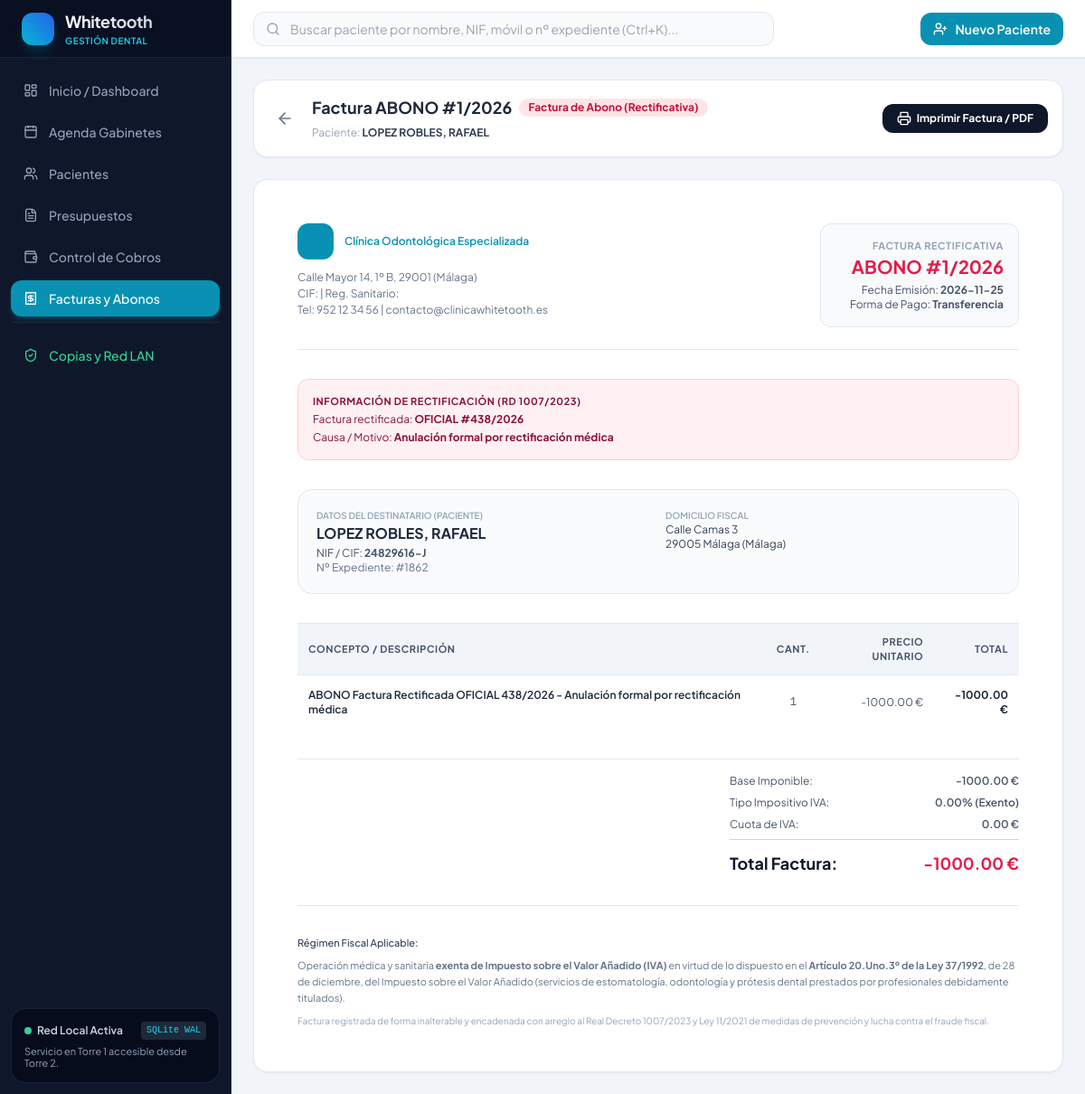
/facturas/3/imprimir, run on the app's committed database.
### tables this page shows
CREATE TABLE facturas (
        id INTEGER PRIMARY KEY AUTOINCREMENT,
        paciente_id INTEGER NOT NULL REFERENCES pacientes(id),
        serie TEXT NOT NULL DEFAULT 'OFICIAL',
        numero_factura INTEGER NOT NULL,
        anio INTEGER NOT NULL,
        fecha_factura DATE NOT NULL,
        tipo_factura TEXT DEFAULT 'ordinaria' CHECK(tipo_factura IN ('ordinaria', 'abono_rectificativa')),
        factura_rectificada_id INTEGER REFERENCES facturas(id),
        motivo_rectificacion TEXT,
        base_imponible REAL NOT NULL,
        porcentaje_iva REAL DEFAULT 0.0,
        importe_iva REAL DEFAULT 0.0,
        total_factura REAL NOT NULL,
        forma_cobro_predeterminada TEXT DEFAULT 'Tarjeta',
        estado_pago TEXT DEFAULT 'cobrada' CHECK(estado_pago IN ('cobrada', 'pendiente_parcial', 'impagada')),
        bloqueada INTEGER DEFAULT 1,
        created_at TIMESTAMP DEFAULT CURRENT_TIMESTAMP,
        UNIQUE(serie, numero_factura, anio)
    );

CREATE TABLE pacientes (
        id INTEGER PRIMARY KEY AUTOINCREMENT,
        numero_expediente INTEGER UNIQUE,
        nombre TEXT NOT NULL,
        apellidos TEXT NOT NULL,
        nif_cif TEXT,
        fecha_nacimiento DATE,
        telefono_fijo TEXT,
        telefono_movil TEXT NOT NULL,
        email TEXT,
        direccion TEXT,
        codigo_postal TEXT,
        poblacion TEXT,
        provincia TEXT,
        tipo_paciente TEXT DEFAULT 'general' CHECK(tipo_paciente IN ('general', 'aseguradora', 'infantil', 'vip')),
        aseguradora_nombre TEXT,
        numero_poliza TEXT,
        alergias TEXT,
        antecedentes_medicos TEXT,
        consentimiento_rgpd_firmado INTEGER DEFAULT 0,
        fecha_consentimiento_rgpd TIMESTAMP,
        estado TEXT DEFAULT 'alta' CHECK(estado IN ('alta', 'baja')),
        motivo_consulta TEXT,
        notas_administrativas TEXT,
        created_at TIMESTAMP DEFAULT CURRENT_TIMESTAMP,
        updated_at TIMESTAMP DEFAULT CURRENT_TIMESTAMP
    );

CREATE TABLE clinica (
        id INTEGER PRIMARY KEY AUTOINCREMENT,
        nombre_comercial TEXT NOT NULL,
        nombre_fiscal TEXT NOT NULL,
        cif_nif TEXT NOT NULL,
        direccion TEXT,
        codigo_postal TEXT,
        ciudad TEXT,
        provincia TEXT,
        telefono TEXT,
        email TEXT,
        texto_legal_factura TEXT,
        texto_legal_rgpd TEXT,
        serie_factura TEXT DEFAULT 'OFICIAL',
        serie_abono TEXT DEFAULT 'ABONO',
        created_at TIMESTAMP DEFAULT CURRENT_TIMESTAMP
    );

CREATE TABLE factura_lineas (
        id INTEGER PRIMARY KEY AUTOINCREMENT,
        factura_id INTEGER NOT NULL REFERENCES facturas(id) ON DELETE RESTRICT,
        tratamiento_paciente_id INTEGER REFERENCES tratamientos_paciente(id),
        concepto TEXT NOT NULL,
        pieza_fdi INTEGER,
        cantidad INTEGER DEFAULT 1,
        precio_unitario REAL NOT NULL,
        descuento REAL DEFAULT 0.0,
        total_linea REAL NOT NULL
    );

### app/routers/facturacion.py (the view)
@router.get("/{factura_id}/imprimir", response_class=HTMLResponse)
def imprimir_factura(request: Request, factura_id: int):
    conn = get_db_connection()
    fac = conn.execute("""
        SELECT f.*,
               p.nombre as paciente_nombre, p.apellidos as paciente_apellidos,
               p.nif_cif as paciente_nif, p.direccion as paciente_direccion,
               p.codigo_postal as paciente_cp, p.poblacion as paciente_poblacion, p.provincia as paciente_provincia,
               p.numero_expediente as paciente_expediente,
               rf.numero_factura as rectificada_numero, rf.serie as rectificada_serie, rf.anio as rectificada_anio
        FROM facturas f
        JOIN pacientes p ON f.paciente_id = p.id
        LEFT JOIN facturas rf ON f.factura_rectificada_id = rf.id
        WHERE f.id = ?
    """, (factura_id,)).fetchone()
    if not fac:
        conn.close()
        raise HTTPException(status_code=404, detail="Factura no encontrada")
    lineas = conn.execute("SELECT * FROM factura_lineas WHERE factura_id = ?", (factura_id,)).fetchall()
    clinica = conn.execute("SELECT * FROM clinica LIMIT 1;").fetchone()
    conn.close()
    from fastapi.templating import Jinja2Templates
    templates = Jinja2Templates(directory="app/templates")
    return templates.TemplateResponse(request=request, name="factura_detalle.html", context={
        "f": fac,
        "lineas": lineas,
        "clinica": clinica
    })

### app/templates/factura_detalle.html (shortened to what this page needs)
{% extends "base.html" %}
{% block content %}
<div class="space-y-6 max-w-4xl mx-auto">
    <div class="no-print bg-white rounded-2xl shadow-sm border border-slate-200 p-4 flex flex-col sm:flex-row sm:items-center justify-between gap-4">
        <div class="flex items-center gap-3">
            <a href="/facturas" class="p-2 rounded-xl hover:bg-slate-100 text-slate-500 transition-colors">
                <i data-lucide="arrow-left" class="w-5 h-5"></i>
            </a>
            <div>
                <div class="flex items-center gap-2">
                    <h1 class="text-lg font-bold text-slate-800">Factura {{ f.serie }} #{{ f.numero_factura }}/{{ f.anio }}</h1>
                    {% if f.tipo_factura == 'abono_rectificativa' %}
                    <span class="px-2.5 py-0.5 rounded-full text-xs font-bold bg-rose-100 text-rose-700">Factura de Abono (Rectificativa)</span>
                    {% else %}
                    <span class="px-2.5 py-0.5 rounded-full text-xs font-bold bg-emerald-100 text-emerald-700">Factura Ordinaria</span>
                    {% endif %}
                </div>
                <span class="text-xs text-slate-400">Paciente: <a href="/pacientes/{{ f.paciente_id }}" class="hover:underline font-bold text-slate-700">{{ f.paciente_apellidos }}, {{ f.paciente_nombre }}</a></span>
            </div>
        </div>
        <div class="flex items-center gap-2">
            <button onclick="window.print()" class="px-4 py-2 bg-slate-900 hover:bg-slate-800 text-white rounded-xl text-xs font-bold shadow-sm transition-all flex items-center gap-1.5">
                <i data-lucide="printer" class="w-4 h-4"></i>
                <span>Imprimir Factura / PDF</span>
            </button>
        </div>
    </div>
    <div class="print-sheet bg-white rounded-2xl shadow-sm border border-slate-200 p-8 sm:p-12 space-y-8">
        <div class="flex flex-col sm:flex-row justify-between items-start gap-6 pb-6 border-b border-slate-200">
            <div>
                <div class="flex items-center gap-3">
                    <div class="w-10 h-10 rounded-xl bg-cyan-600 text-white flex items-center justify-center font-bold">
                        <i data-lucide="tooth" class="w-6 h-6"></i>
                    </div>
                    <div>
                        <span class="text-xs text-cyan-600 font-semibold block">Clínica Odontológica Especializada</span>
                    </div>
                </div>
                <div class="mt-3 text-xs text-slate-500 space-y-0.5">
                    <p>{{ clinica.direccion }}, {{ clinica.codigo_postal }} {{ clinica.poblacion }} ({{ clinica.provincia }})</p>
                    <p>CIF: <strong>{{ clinica.cif }}</strong> | Reg. Sanitario: <strong>{{ clinica.registro_sanitario }}</strong></p>
                    <p>Tel: {{ clinica.telefono }} | {{ clinica.email }}</p>
                </div>
            </div>
            <div class="sm:text-right bg-slate-50 p-4 rounded-xl border border-slate-200 min-w-[220px]">
                <div class="text-[11px] uppercase tracking-wider text-slate-400 font-bold">
                    {% if f.tipo_factura == 'abono_rectificativa' %}Factura Rectificativa{% else %}Factura Oficial{% endif %}
                </div>
                <div class="text-xl font-bold {% if f.tipo_factura == 'abono_rectificativa' %}text-rose-600{% else %}text-cyan-700{% endif %}">
                    {{ f.serie }} #{{ f.numero_factura }}/{{ f.anio }}
                </div>
                <div class="text-xs text-slate-600 mt-1">Fecha Emisión: <strong>{{ f.fecha_factura }}</strong></div>
                <div class="text-xs text-slate-600">Forma de Pago: <strong>{{ f.forma_cobro_predeterminada }}</strong></div>
            </div>
        </div>
        {% if f.tipo_factura == 'abono_rectificativa' %}
        <div class="bg-rose-50 border border-rose-200 rounded-xl p-4 text-xs text-rose-900 space-y-1">
            <div class="font-bold uppercase tracking-wider text-[11px]">Información de Rectificación (RD 1007/2023)</div>
            <p>Factura rectificada: <strong>{{ f.rectificada_serie }} #{{ f.rectificada_numero }}/{{ f.rectificada_anio }}</strong></p>
            <p>Causa / Motivo: <strong>{{ f.motivo_rectificacion }}</strong></p>
        </div>
        {% endif %}
        <div class="bg-slate-50/70 p-5 rounded-2xl border border-slate-200 grid grid-cols-1 sm:grid-cols-2 gap-4 text-xs">
            <div>
                <span class="text-slate-400 font-semibold uppercase block text-[10px]">Datos del Destinatario (Paciente)</span>
                <span class="text-base font-bold text-slate-800">{{ f.paciente_apellidos }}, {{ f.paciente_nombre }}</span>
                <span class="text-slate-600 block mt-0.5">NIF / CIF: <strong>{{ f.paciente_nif or 'No aportado' }}</strong></span>
                <span class="text-slate-500 block">Nº Expediente: #{{ f.paciente_expediente }}</span>
            </div>
            <div>
                <span class="text-slate-400 font-semibold uppercase block text-[10px]">Domicilio Fiscal</span>
                <span class="text-slate-700 block">{{ f.paciente_direccion or 'No especificado' }}</span>
                <span class="text-slate-700 block">{{ f.paciente_cp or '' }} {{ f.paciente_poblacion or '' }} ({{ f.paciente_provincia or '' }})</span>
            </div>
        </div>
        <div>
            <table class="w-full text-left border-collapse text-xs">
                <thead>
                    <tr class="bg-slate-100 border-y border-slate-200 text-[11px] uppercase tracking-wider text-slate-600 font-bold">
                        <th class="py-3 px-3">Concepto / Descripción</th>
                        <th class="py-3 px-3 text-center">Cant.</th>
                        <th class="py-3 px-3 text-right">Precio Unitario</th>
                        <th class="py-3 px-3 text-right">Total</th>
                    </tr>
                </thead>
                <tbody class="divide-y divide-slate-100">
                    {% for l in lineas %}
                    <tr>
                        <td class="py-3.5 px-3 font-semibold text-slate-800">
                            {{ l.concepto }}
                        </td>
                        <td class="py-3.5 px-3 text-center text-slate-600 font-mono">
                            {{ l.cantidad }}
                        </td>
                        <td class="py-3.5 px-3 text-right text-slate-600">
                            {{ "%.2f"|format(l.precio_unitario) }} €
                        </td>
                        <td class="py-3.5 px-3 text-right font-bold text-slate-800">
                            {{ "%.2f"|format(l.total_linea) }} €
                        </td>
                    </tr>
                    {% endfor %}
                </tbody>
            </table>
        </div>
        <div class="flex justify-end pt-4 border-t border-slate-200">
            <div class="w-full sm:w-80 space-y-2 text-xs">
                <div class="flex justify-between text-slate-600">
                    <span>Base Imponible:</span>
                    <span class="font-semibold">{{ "%.2f"|format(f.base_imponible) }} €</span>
                </div>
                <div class="flex justify-between text-slate-600">
                    <span>Tipo Impositivo IVA:</span>
                    <span class="font-semibold">0.00% (Exento)</span>
                </div>
                <div class="flex justify-between text-slate-600">
                    <span>Cuota de IVA:</span>
                    <span class="font-semibold">0.00 €</span>
                </div>
                <div class="flex justify-between text-lg font-bold text-slate-900 pt-3 border-t border-slate-300">
                    <span>Total Factura:</span>
                    <span class="{% if f.tipo_factura == 'abono_rectificativa' %}text-rose-600{% else %}text-cyan-700{% endif %}">
                        {{ "%.2f"|format(f.total_factura) }} €
                    </span>
                </div>
            </div>
        </div>
        <div class="pt-8 border-t border-slate-200 text-[11px] text-slate-500 space-y-2 leading-relaxed">
            <p class="font-medium text-slate-700">
                Régimen Fiscal Aplicable:
            </p>
            <p>
                Operación médica y sanitaria <strong>exenta de Impuesto sobre el Valor Añadido (IVA)</strong> en virtud de lo dispuesto en el <strong>Artículo 20.Uno.3º de la Ley 37/1992</strong>, de 28 de diciembre, del Impuesto sobre el Valor Añadido (servicios de estomatología, odontología y prótesis dental prestados por profesionales debidamente titulados).
            </p>
            <p class="text-[10px] text-slate-400">
                Factura registrada de forma inalterable y encadenada con arreglo al Real Decreto 1007/2023 y Ley 11/2021 de medidas de prevención y lucha contra el fraude fiscal.
            </p>
        </div>
    </div>
</div>
{% endblock %}

### app/templates/base.html (style rules this page uses)
body { font-family: 'Plus Jakarta Sans', sans-serif; }

### data on the page
facturas: serie "ABONO", numero_factura "1", anio "2026", fecha_factura "2026-11-25", forma_cobro_predeterminada "Transferencia", motivo_rectificacion "Anulación formal por rectificación médica", base_imponible "-1000.00", total_factura "-1000.00"
pacientes: paciente_apellidos "LOPEZ ROBLES", paciente_nombre "RAFAEL", nif_cif "24829616-J", paciente_expediente "1862", direccion "Calle Camas 3", codigo_postal "29005", poblacion "Málaga", provincia "Málaga"
clinica: direccion "Calle Mayor 14, 1º B", codigo_postal "29001", provincia "Málaga", telefono "952 12 34 56", email "contacto@clinicawhitetooth.es"
facturas: rectificada_serie "OFICIAL", rectificada_numero "438", rectificada_anio "2026"
factura_lineas: concepto "ABONO Factura Rectificada OFICIAL 438/2026 - Anulación formal por rectificación médica", cantidad "1", precio_unitario "-1000.00", total_linea "-1000.00"
